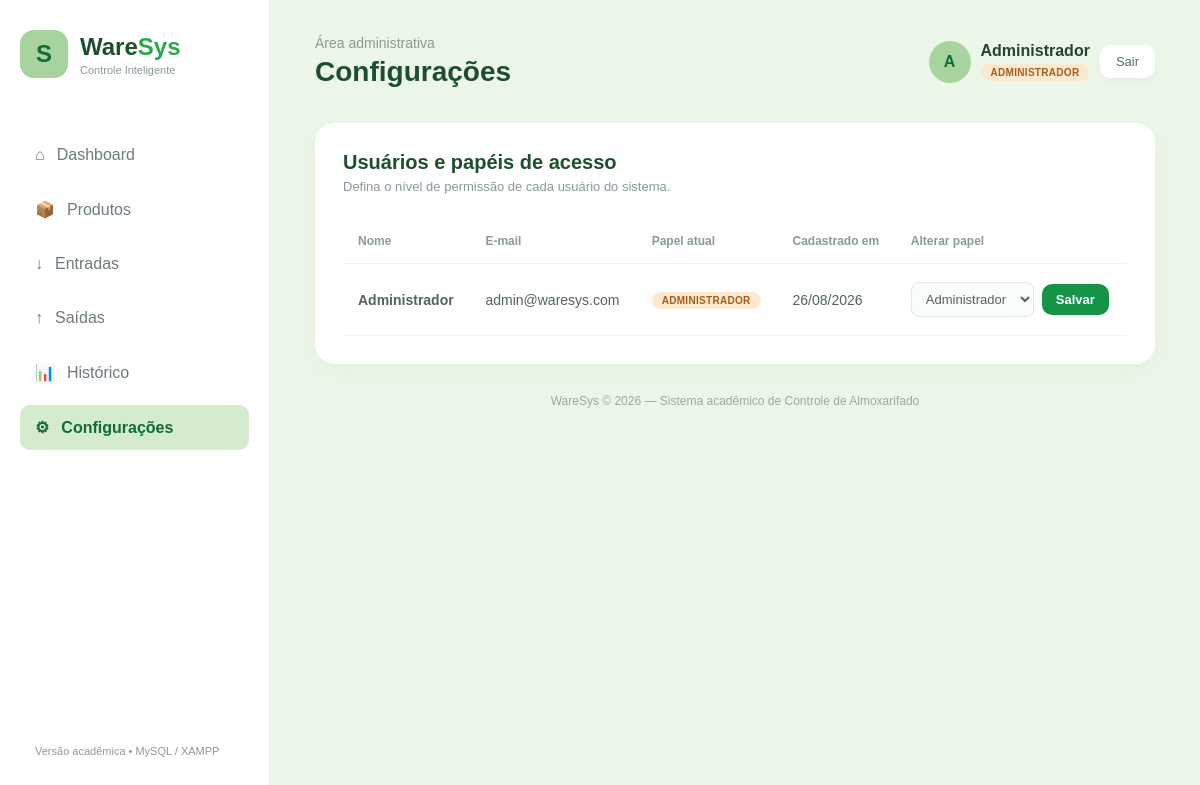
/configuracoes.php (signed in), run on the app's committed database.
### tables this page shows
CREATE TABLE IF NOT EXISTS usuarios (
    id INT AUTO_INCREMENT PRIMARY KEY,
    nome VARCHAR(120) NOT NULL,
    email VARCHAR(150) NOT NULL UNIQUE,
    senha_hash VARCHAR(255) NOT NULL,
    role ENUM('admin','gerente','usuario') NOT NULL DEFAULT 'usuario',
    criado_em TIMESTAMP DEFAULT CURRENT_TIMESTAMP
);

### includes/permissoes.php (called while the page is built, shortened)
<?php
function nomePapel(string $papel): string
{
    return NOMES_PAPEIS[$papel] ?? 'Usuário';
}

### configuracoes.php (the view, shortened to what this page needs)
<?php
require_once __DIR__ . '/includes/permissoes.php';
require_once __DIR__ . '/config/database.php';
$usuarios = [];
$r = $conn->query('SELECT id, nome, email, role, criado_em FROM usuarios ORDER BY nome');
while ($row = $r->fetch_assoc()) $usuarios[] = $row;
?>
<!DOCTYPE html>
<html lang="pt-br">
<head>
    <link rel="stylesheet" href="style.css">
</head>
<body>
<aside class="sidebar">
    <div class="logo">
        <div class="logo-icon">S</div>
        <div><h1>Ware<span>Sys</span></h1><p>Controle Inteligente</p></div>
    </div>
    <nav>
        <a href="index.php#dashboard"><span>⌂</span>Dashboard</a>
        <a href="index.php#produtos"><span>📦</span>Produtos</a>
        <a href="index.php#entradas"><span>↓</span>Entradas</a>
        <a href="index.php#saidas"><span>↑</span>Saídas</a>
        <a href="index.php#historico"><span>📊</span>Histórico</a>
        <a href="configuracoes.php" class="ativo"><span>⚙</span>Configurações</a>
    </nav>
    <div class="sidebar-bottom"><span class="versao">Versão acadêmica • MySQL / XAMPP</span></div>
</aside>
<main>
    <header class="topo">
        <div><p class="bem-vindo">Área administrativa</p><h2>Configurações</h2></div>
        <div class="perfil">
            <div class="avatar"><?= htmlspecialchars(strtoupper(substr($_SESSION['usuario_nome'] ?? 'U', 0, 1))) ?></div>
            <div><strong><?= htmlspecialchars($_SESSION['usuario_nome'] ?? 'Usuário') ?></strong><p><span class="papel-badge papel-admin">Administrador</span></p></div>
            <a href="logout.php" class="btn btn-sair">Sair</a>
        </div>
    </header>
    <section class="painel">
        <div class="painel-topo">
            <div><h2>Usuários e papéis de acesso</h2><p>Defina o nível de permissão de cada usuário do sistema.</p></div>
        </div>
        <div class="tabela-container">
            <table>
                <thead><tr><th>Nome</th><th>E-mail</th><th>Papel atual</th><th>Cadastrado em</th><th>Alterar papel</th></tr></thead>
                <tbody>
                <?php foreach ($usuarios as $u): ?>
                    <tr>
                        <td><strong><?= htmlspecialchars($u['nome']) ?></strong></td>
                        <td><?= htmlspecialchars($u['email']) ?></td>
                        <td><span class="papel-badge papel-<?= htmlspecialchars($u['role']) ?>"><?= htmlspecialchars(nomePapel($u['role'])) ?></span></td>
                        <td><?= date('d/m/Y', strtotime($u['criado_em'])) ?></td>
                        <td>
                            <form method="post" class="form-papel">
                                <select name="papel">
                                    <option value="admin" <?= $u['role'] === 'admin' ? 'selected' : '' ?>>Administrador</option>
                                </select>
                                <button type="submit" class="btn-salvar">Salvar</button>
                            </form>
                        </td>
                    </tr>
                <?php endforeach; ?>
                </tbody>
            </table>
        </div>
    </section>
    <footer><p>WareSys © 2026 — Sistema acadêmico de Controle de Almoxarifado</p></footer>
</main>
</body>
</html>

### style.css (style rules this page uses)
:root { --verde-50:#edf7e9; --verde-100:#d4ebcf; --verde-200:#a7d39e; --verde-300:#7bc46f; --verde-400:#48b84b; --verde-500:#29aa49; --verde-600:#159447; --verde-700:#137d42; --verde-800:#116b3b; --verde-900:#1d4f2d; }
body { background:var(--verde-50);color:#244331 }
.logo-icon,.avatar { background:var(--verde-200);color:var(--verde-800) }
.logo h1,.topo h2,.painel-topo h2,.secao-simples h2,.modal-topo h2 { color:var(--verde-900) }
.logo h1 span { color:var(--verde-500) }
nav a.ativo { background:var(--verde-100);color:var(--verde-800) }
.btn-principal,.btn-salvar { background:var(--verde-600) }
.versao { font-size:11px;color:#8a9b91;padding:13px 15px }
.btn-sair { padding:9px 16px;font-size:13px }
.papel-badge { display:inline-block;padding:3px 10px;border-radius:999px;font-size:10px;font-weight:bold;text-transform:uppercase;letter-spacing:.03em }
.papel-admin { background:#fde9d0;color:#a85c1b }
.form-papel { display:flex;gap:8px;align-items:center }
.form-papel select { padding:8px 10px;border:1px solid #dfe9e2;border-radius:8px;font-size:13px;color:#53645a;background:#fafcfb }
.form-papel .btn-salvar { padding:8px 14px;font-size:13px }

### style_base.css (style rules this page uses)
* { margin: 0; padding: 0; box-sizing: border-box; font-family: Arial, Helvetica, sans-serif; }
html { scroll-behavior: smooth; }
body { background: #f4f8f5; color: #2f3e35; display: flex; min-height: 100vh; }
.sidebar { width: 270px; min-height: 100vh; background: #ffffff; border-right: 1px solid #e4ece7; padding: 30px 20px; display: flex; flex-direction: column; position: sticky; top: 0; }
.logo { display: flex; align-items: center; gap: 12px; margin-bottom: 55px; }
.logo-icon { width: 48px; height: 48px; background: #b7dfc6; color: #2f6b4f; display: flex; align-items: center; justify-content: center; border-radius: 14px; font-size: 24px; font-weight: bold; }
.logo h1 { font-size: 24px; color: #3d6f55; }
.logo h1 span { color: #82b69a; }
.logo p { font-size: 11px; color: #8a9b91; margin-top: 3px; }
nav { display: flex; flex-direction: column; gap: 10px; }
nav a, .sidebar-bottom a { text-decoration: none; color: #6d7d73; padding: 13px 15px; border-radius: 10px; transition: 0.2s; display: flex; align-items: center; gap: 12px; }
nav a.ativo { background: #dff1e5; color: #34704e; font-weight: bold; }
.sidebar-bottom { margin-top: auto; display: flex; flex-direction: column; gap: 8px; }
main { flex: 1; padding: 35px 45px; max-width: 1700px; width: 100%; }
.topo { display: flex; justify-content: space-between; align-items: center; margin-bottom: 35px; }
.bem-vindo { color: #8a9b91; font-size: 14px; margin-bottom: 5px; }
.topo h2 { font-size: 28px; color: #304b3b; }
.perfil { display: flex; align-items: center; gap: 10px; }
.avatar { width: 42px; height: 42px; border-radius: 50%; background: #b7dfc6; color: #356d50; display: flex; align-items: center; justify-content: center; font-weight: bold; }
.perfil p { font-size: 12px; color: #8a9b91; margin-top: 4px; }
.btn { border: none; text-decoration: none; background: #ffffff; color: #527060; padding: 13px 20px; border-radius: 10px; cursor: pointer; font-size: 14px; box-shadow: 0 3px 10px rgba(0, 0, 0, 0.04); transition: 0.2s; }
.painel { background: #ffffff; border-radius: 20px; padding: 28px; box-shadow: 0 5px 20px rgba(50, 90, 65, 0.05); }
.painel-topo { display: flex; justify-content: space-between; align-items: center; margin-bottom: 25px; }
.painel-topo h2 { font-size: 20px; color: #304b3b; }
.painel-topo p { color: #8a9b91; font-size: 13px; margin-top: 5px; }
.tabela-container { overflow-x: auto; }
table { width: 100%; border-collapse: collapse; }
th { text-align: left; font-size: 12px; color: #8a9b91; padding: 15px; border-bottom: 1px solid #edf0ee; }
td { padding: 18px 15px; border-bottom: 1px solid #f0f3f1; font-size: 14px; color: #53645a; }
footer { margin-top: 30px; text-align: center; color: #9aa89f; font-size: 12px; padding-bottom: 20px; }
form { display: grid; grid-template-columns: repeat(2, 1fr); gap: 20px; }
.btn-salvar { border: none; padding: 13px 22px; background: #6fa985; color: white; border-radius: 10px; cursor: pointer; font-size: 14px; font-weight: bold; }

### data on the page
usuarios: nome "Administrador", email "admin@waresys.com", role "ADMINISTRADOR", criado_em "26/08/2026", papel "Administrador"

### other printed values
substr($_SESSION['usuario_nome'] ?? 'U', 0, 1) "A"
$_SESSION['usuario_nome'] "Administrador"
